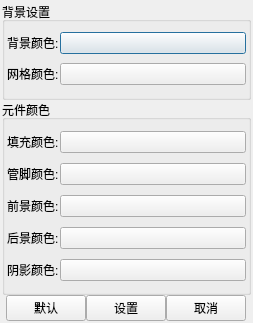
<?xml version="1.0" encoding="UTF-8"?>
<ui version="4.0">
 <class>HBgProp</class>
 <widget class="QDialog" name="HBgProp">
  <property name="geometry">
   <rect>
    <x>0</x>
    <y>0</y>
    <width>253</width>
    <height>323</height>
   </rect>
  </property>
  <property name="windowTitle">
   <string>背景设置</string>
  </property>
  <layout class="QVBoxLayout" name="verticalLayout_3" stretch="2,4,1">
   <property name="spacing">
    <number>0</number>
   </property>
   <property name="leftMargin">
    <number>2</number>
   </property>
   <property name="topMargin">
    <number>2</number>
   </property>
   <property name="rightMargin">
    <number>2</number>
   </property>
   <property name="bottomMargin">
    <number>2</number>
   </property>
   <item>
    <widget class="QGroupBox" name="groupBox">
     <property name="title">
      <string>背景设置</string>
     </property>
     <layout class="QVBoxLayout" name="verticalLayout">
      <property name="spacing">
       <number>1</number>
      </property>
      <property name="leftMargin">
       <number>2</number>
      </property>
      <property name="topMargin">
       <number>2</number>
      </property>
      <property name="rightMargin">
       <number>2</number>
      </property>
      <property name="bottomMargin">
       <number>2</number>
      </property>
      <item>
       <layout class="QHBoxLayout" name="horizontalLayout" stretch="1,9">
        <item>
         <widget class="QLabel" name="label">
          <property name="text">
           <string>背景颜色:</string>
          </property>
         </widget>
        </item>
        <item>
         <widget class="QPushButton" name="bgBtn">
          <property name="text">
           <string/>
          </property>
         </widget>
        </item>
       </layout>
      </item>
      <item>
       <layout class="QHBoxLayout" name="horizontalLayout_2" stretch="1,9">
        <item>
         <widget class="QLabel" name="label_2">
          <property name="text">
           <string>网格颜色:</string>
          </property>
         </widget>
        </item>
        <item>
         <widget class="QPushButton" name="gridBtn">
          <property name="text">
           <string/>
          </property>
         </widget>
        </item>
       </layout>
      </item>
     </layout>
    </widget>
   </item>
   <item>
    <widget class="QGroupBox" name="groupBox_2">
     <property name="title">
      <string>元件颜色</string>
     </property>
     <layout class="QVBoxLayout" name="verticalLayout_2">
      <property name="spacing">
       <number>1</number>
      </property>
      <property name="leftMargin">
       <number>2</number>
      </property>
      <property name="topMargin">
       <number>2</number>
      </property>
      <property name="rightMargin">
       <number>2</number>
      </property>
      <property name="bottomMargin">
       <number>2</number>
      </property>
      <item>
       <layout class="QHBoxLayout" name="horizontalLayout_3" stretch="1,9">
        <item>
         <widget class="QLabel" name="label_3">
          <property name="text">
           <string>填充颜色:</string>
          </property>
         </widget>
        </item>
        <item>
         <widget class="QPushButton" name="fillBtn">
          <property name="text">
           <string/>
          </property>
         </widget>
        </item>
       </layout>
      </item>
      <item>
       <layout class="QHBoxLayout" name="horizontalLayout_4" stretch="1,9">
        <item>
         <widget class="QLabel" name="label_4">
          <property name="text">
           <string>管脚颜色:</string>
          </property>
         </widget>
        </item>
        <item>
         <widget class="QPushButton" name="lineBtn">
          <property name="text">
           <string/>
          </property>
         </widget>
        </item>
       </layout>
      </item>
      <item>
       <layout class="QHBoxLayout" name="horizontalLayout_5" stretch="1,9">
        <item>
         <widget class="QLabel" name="label_5">
          <property name="text">
           <string>前景颜色:</string>
          </property>
         </widget>
        </item>
        <item>
         <widget class="QPushButton" name="upedgeBtn">
          <property name="text">
           <string/>
          </property>
         </widget>
        </item>
       </layout>
      </item>
      <item>
       <layout class="QHBoxLayout" name="horizontalLayout_6" stretch="1,9">
        <item>
         <widget class="QLabel" name="label_6">
          <property name="text">
           <string>后景颜色:</string>
          </property>
         </widget>
        </item>
        <item>
         <widget class="QPushButton" name="downedgeBtn">
          <property name="text">
           <string/>
          </property>
         </widget>
        </item>
       </layout>
      </item>
      <item>
       <layout class="QHBoxLayout" name="horizontalLayout_7" stretch="1,9">
        <item>
         <widget class="QLabel" name="label_7">
          <property name="text">
           <string>阴影颜色:</string>
          </property>
         </widget>
        </item>
        <item>
         <widget class="QPushButton" name="shadowBtn">
          <property name="text">
           <string/>
          </property>
         </widget>
        </item>
       </layout>
      </item>
     </layout>
    </widget>
   </item>
   <item>
    <layout class="QHBoxLayout" name="horizontalLayout_8">
     <item>
      <spacer name="horizontalSpacer">
       <property name="orientation">
        <enum>Qt::Horizontal</enum>
       </property>
       <property name="sizeHint" stdset="0">
        <size>
         <width>40</width>
         <height>20</height>
        </size>
       </property>
      </spacer>
     </item>
     <item>
      <widget class="QPushButton" name="defaultBtn">
       <property name="text">
        <string>默认</string>
       </property>
      </widget>
     </item>
     <item>
      <widget class="QPushButton" name="setBtn">
       <property name="text">
        <string>设置</string>
       </property>
      </widget>
     </item>
     <item>
      <widget class="QPushButton" name="cancleBtn">
       <property name="text">
        <string>取消</string>
       </property>
      </widget>
     </item>
     <item>
      <spacer name="horizontalSpacer_2">
       <property name="orientation">
        <enum>Qt::Horizontal</enum>
       </property>
       <property name="sizeHint" stdset="0">
        <size>
         <width>40</width>
         <height>20</height>
        </size>
       </property>
      </spacer>
     </item>
    </layout>
   </item>
  </layout>
 </widget>
 <resources/>
 <connections/>
</ui>
